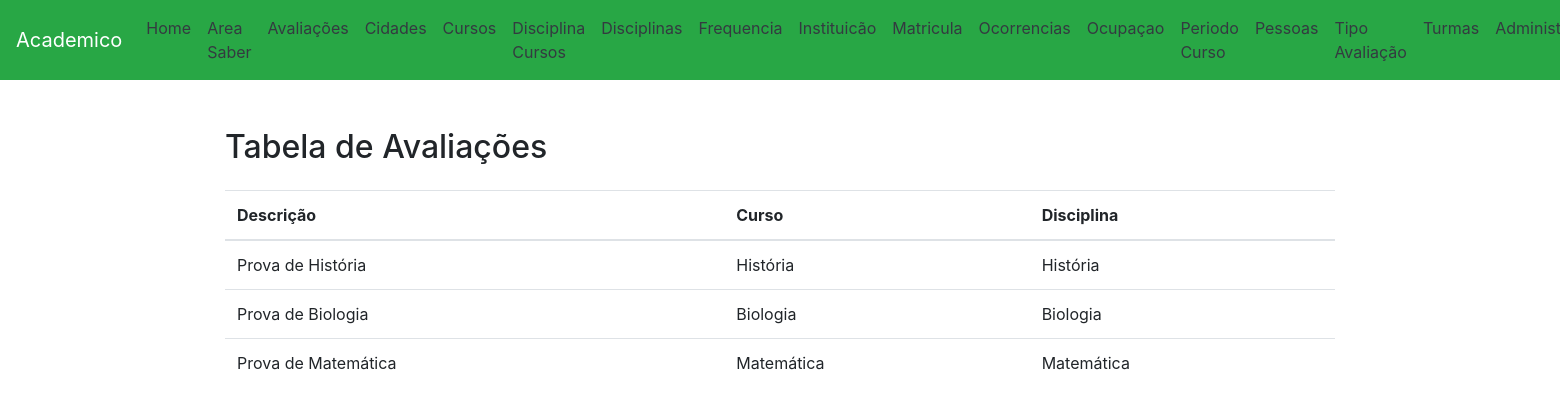
/avaliacoes/, run on the app's committed database.
### app/models.py (models this page shows, shortened)
class Avaliacoes(models.Model):
    descricao = models.CharField(max_length=100, verbose_name="Descrição")
    curso = models.ForeignKey(Cursos, on_delete=models.CASCADE, verbose_name="Cursos")
    disciplina = models.ForeignKey(Disciplinas, on_delete=models.CASCADE, verbose_name="Disciplinas")
    class Meta:
        verbose_name = "Avaliação"
        verbose_name_plural = "Avaliações"

class Cursos(models.Model):
    nome = models.CharField(max_length=100, verbose_name="Nome do curso")
    carga_horaria_total = models.CharField(max_length=4, verbose_name="Carga horaria total")
    duracao_meses = models.CharField(max_length=2, verbose_name="Duração meses")
    area_saber = models.ForeignKey(AreaSaber,on_delete=models.CASCADE, verbose_name="Área do saber")
    instituicao = models.ForeignKey(Instituicao, on_delete=models.CASCADE, verbose_name ="Nome da instituição")
    def __str__(self):
        return f"{self.nome}"
    class Meta:
        verbose_name = "Curso"
        verbose_name_plural = "Cursos"

class Disciplinas(models.Model):
    nome = models.CharField(max_length=100, verbose_name="Nome da disciplina")
    area_saber = models.ForeignKey(AreaSaber, on_delete=models.CASCADE, verbose_name="Área do saber")
    def __str__(self):
        return f"{self.nome}"
    class Meta:
        verbose_name = "Disciplina"
        verbose_name_plural = "Disciplinas"

### app/views.py (the view)
# urls.py: path('avaliacoes/', AvaliacoesView.as_view(), name='avaliacao'),
class AvaliacoesView(View):
    def get(self, request, *args, **kwargs):
        avaliacao = Avaliacoes.objects.all()
        return render(request, 'avaliacoes.html', {'avaliacao' : avaliacao})

### app/templates/avaliacoes.html (shortened to what this page needs)
<!DOCTYPE html>
<html lang="pt-BR">
<head>
    <link rel="stylesheet" href="https://maxcdn.bootstrapcdn.com/bootstrap/4.5.2/css/bootstrap.min.css">
</head>
<body>
    <nav class="navbar navbar-expand-lg navbar-dark bg-success">
        <a class="navbar-brand" href="/">Academico</a>
<div class="collapse navbar-collapse" id="navbarNav">
<ul class="navbar-nav">
    <li class="nav-item">
        <a class="nav-link text-dark" href="/">Home</a>
    </li>
    <li class="nav-item">
        <a class="nav-link text-dark" href="/area_saber/">Area Saber</a>
    </li>
    <li class="nav-item">
        <a class="nav-link text-dark" href="/avaliacoes/">Avaliações</a>
    </li>
    <li class="nav-item">
        <a class="nav-link text-dark" href="/cidades/">Cidades</a>
    </li>
    <li class="nav-item">
        <a class="nav-link text-dark" href="/cursos/">Cursos</a>
    </li>
    <li class="nav-item">
        <a class="nav-link text-dark" href="/disciplina_cursos/">Disciplina Cursos</a>
    </li>
    <li class="nav-item">
        <a class="nav-link text-dark" href="/disciplinas/">Disciplinas</a>
    </li>
    <li class="nav-item">
        <a class="nav-link text-dark" href="/frequencia/">Frequencia</a>
    </li>
    <li class="nav-item">
        <a class="nav-link text-dark" href="/instituicao/">Instituicão</a>
    </li>
    <li class="nav-item">
        <a class="nav-link text-dark" href="/matricula/">Matricula</a>
    </li>
    <li class="nav-item">
        <a class="nav-link text-dark" href="/ocorrencias/">Ocorrencias</a>
    </li>
    <li class="nav-item">
        <a class="nav-link text-dark" href="/ocupacao/">Ocupaçao</a>
    </li>
    <li class="nav-item">
        <a class="nav-link text-dark" href="/periodo_cursos/">Periodo Curso</a>
    </li>
    <li class="nav-item">
        <a class="nav-link text-dark" href="/pessoas/">Pessoas</a>
    </li>
    <li class="nav-item">
        <a class="nav-link text-dark" href="/tipo_avaliacao/">Tipo Avaliação</a>
    </li>
    <li class="nav-item">
        <a class="nav-link text-dark" href="/turmas/">Turmas</a>
    </li>
    <li class="nav-item">
        <a class="nav-link text-dark" href="/admin/">Administração</a>
    </li>
</ul>
</div>
</nav>
<div class="container mt-5">
    <h2 class="mb-4">Tabela de Avaliações</h2>
<table class="table">
    <thead>
        <tr>
        <th scope="col">Descrição</th>
        <th scope="col">Curso</th>
        <th scope="col">Disciplina</th>
        </tr>
    </thead>
    <tbody>
    {% for avaliacao in avaliacao %}
    <tr>
    <td>{{ avaliacao.descricao }}</td>
    <td>{{ avaliacao.curso }}</td>
    <td>{{ avaliacao.disciplina }}</td>
    </tr>
    {% endfor %}
    </tbody>
</table>
</div>
</body>
</html>

### data on the page
Avaliacoes: descricao "Prova de História", curso "História", disciplina "História"
Avaliacoes: descricao "Prova de Biologia", curso "Biologia", disciplina "Biologia"
Avaliacoes: descricao "Prova de Matemática", curso "Matemática", disciplina "Matemática"
